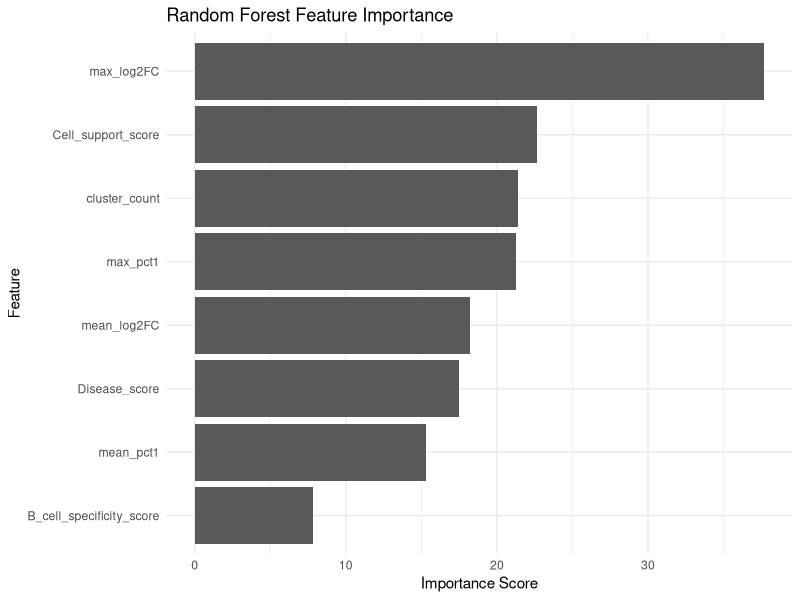

The R source for this figure:
# ============================================================
# SLE Therapeutic Target Discovery
# ML Visualization
# ============================================================


library(ggplot2)
library(dplyr)



# ------------------------------------------------------------
# 1. Feature Importance Plot
# ------------------------------------------------------------


importance <- read.csv(
  "results/feature_importance.csv"
)


importance <- importance %>%
  arrange(Importance)



feature_plot <- ggplot(
  importance,
  aes(
    x = Importance,
    y = reorder(Feature, Importance)
  )
) +
  geom_col() +
  theme_minimal() +
  labs(
    title = "Random Forest Feature Importance",
    x = "Importance Score",
    y = "Feature"
  )


dir.create(
  "results/figures",
  showWarnings = FALSE
)


ggsave(
  filename = "results/figures/feature_importance_plot.png",
  plot = feature_plot,
  width = 8,
  height = 5,
  dpi = 300
)



print("Feature importance plot created")
